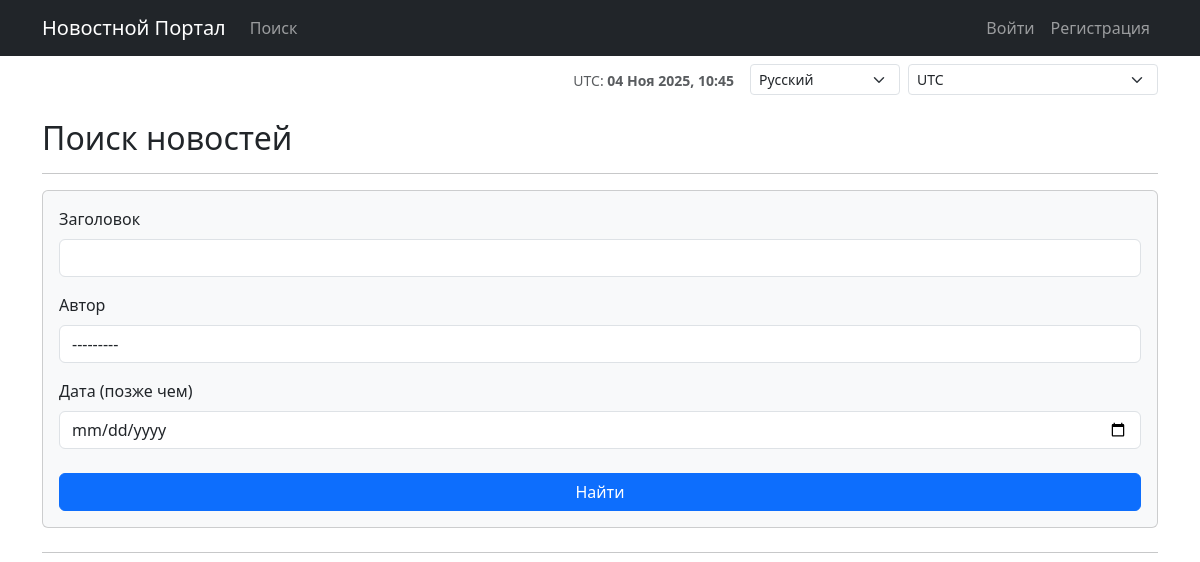
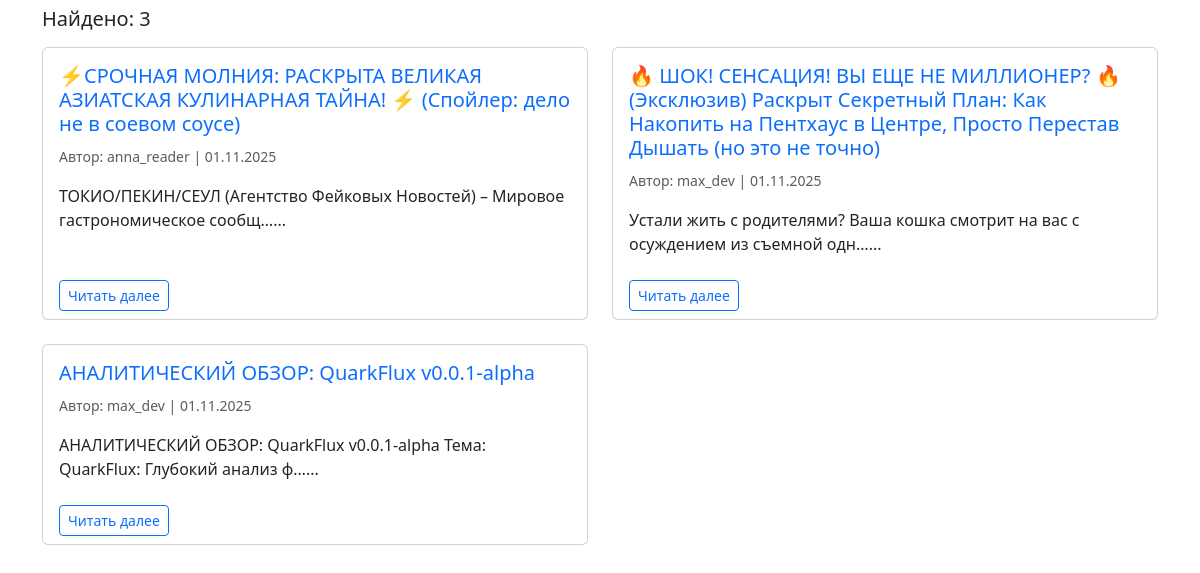
The page /news/search/ on the database as committed earlier (2 pictures, top to bottom).
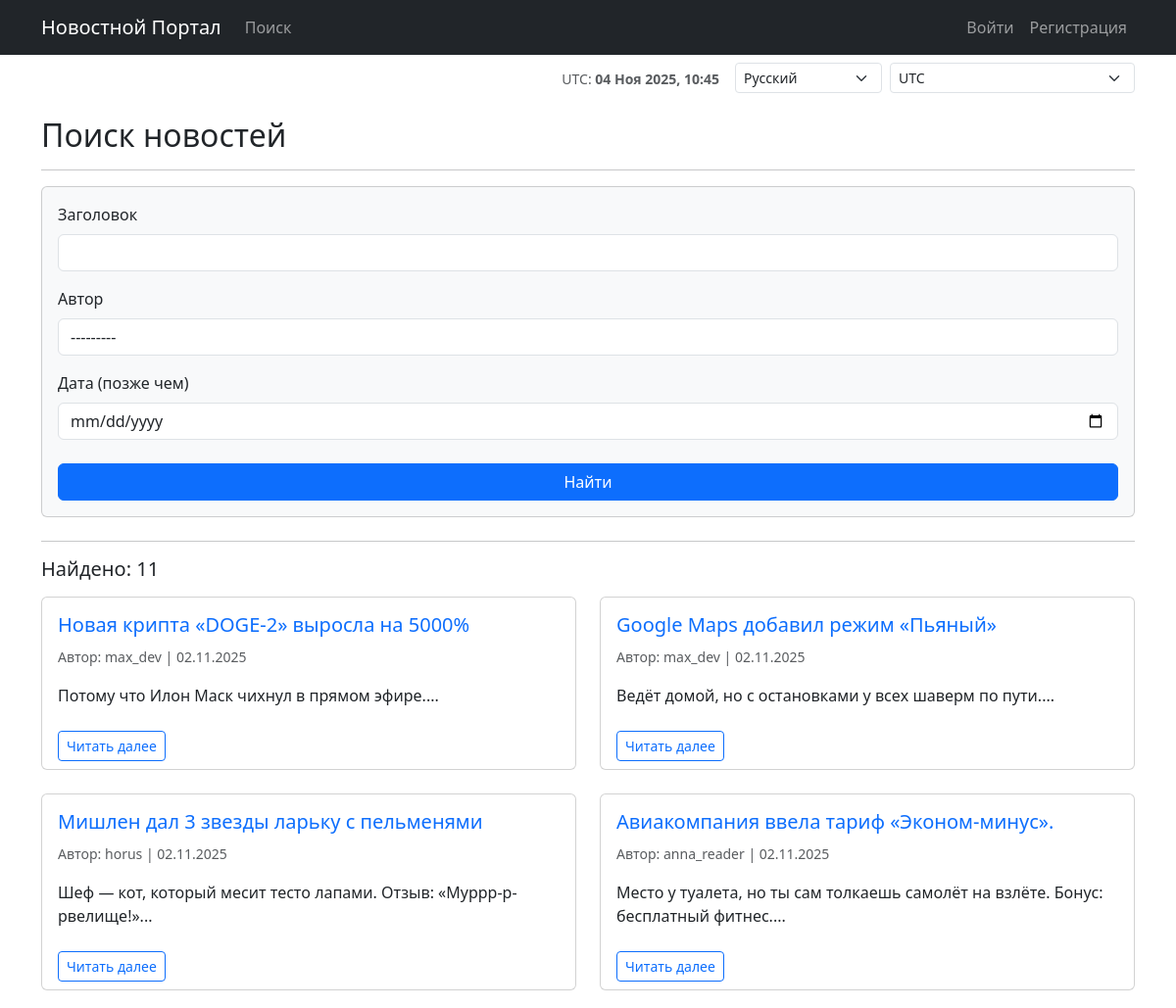
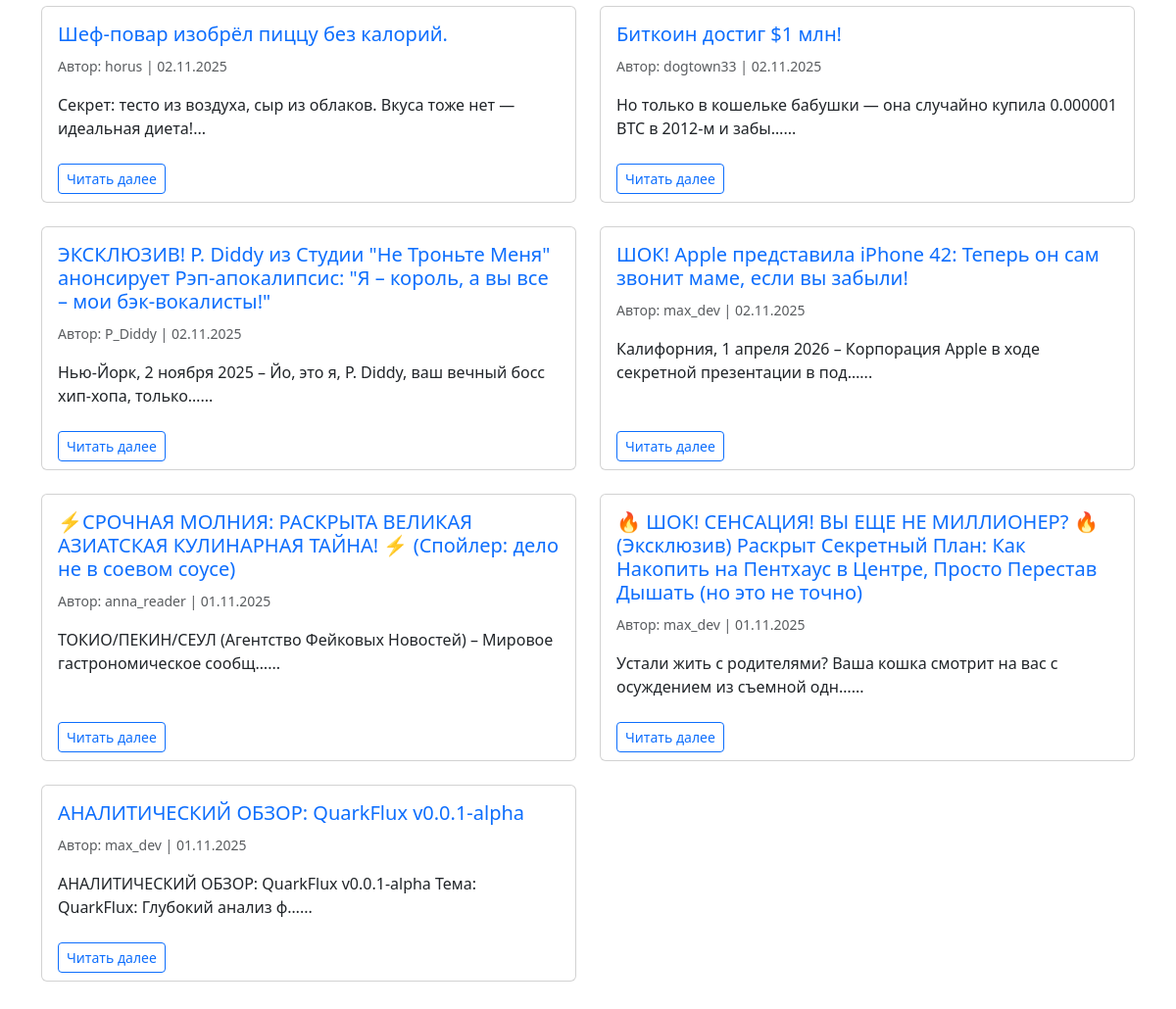
The same page on the database as committed later (2 pictures, top to bottom).
### news/models.py (models this page shows, shortened)
class Post(models.Model):
    ARTICLE = 'article'
    NEWS = 'news'
    POST_TYPES = [
        (ARTICLE, _('Article')),
        (NEWS, _('News')),
    ]
    author = models.ForeignKey(Author, on_delete=models.CASCADE, verbose_name=_('Author'))
    post_type = models.CharField(
        max_length=10,
        choices=POST_TYPES,
        default=ARTICLE,
        verbose_name=_('Post Type')
    )
    created_at = models.DateTimeField(auto_now_add=True, verbose_name=_('Created At'))
    categories = models.ManyToManyField(
        Category,
        through='PostCategory',
        verbose_name=_('Categories')
    )
    title = models.CharField(max_length=255, verbose_name=_('Title'))
    text = models.TextField(verbose_name=_('Text'))
    rating = models.IntegerField(default=0, verbose_name=_('Rating'))
    def get_absolute_url(self):
        return reverse('post_detail', args=[str(self.pk)])

class Author(models.Model):
    user = models.OneToOneField(User, on_delete=models.CASCADE, verbose_name=_('User'))
    rating = models.IntegerField(default=0, verbose_name=_('Rating'))
    def __str__(self):
        return self.user.username

### news/views.py (the view)
# urls.py: path('search/', PostSearch.as_view(), name='post_search'),
@method_decorator(cache_page(60), name='dispatch')
class PostSearch(ListView):
    model = Post
    ordering = ['-created_at']
    template_name = 'news/post_search.html'
    context_object_name = 'posts'
    def get_queryset(self):
        queryset = super().get_queryset()
        self.filterset = PostFilter(self.request.GET, queryset)
        return self.filterset.qs
    def get_context_data(self, **kwargs):
        context = super().get_context_data(**kwargs)
        context['filter'] = self.filterset
        return context

### news/context_processors.py (called while the page is built)
def timezones(request):
    return {
        'common_timezones': pytz.common_timezones,
        'current_time': timezone.now()
    }

### news/templatetags/custom_filters.py (called while the page is built)
@register.filter()
def censor(value):
    if not isinstance(value, str):
        raise TypeError(f"Фильтр 'censor' применяется только к строкам, а не к {type(value)}")
    pattern = r'\b(' + '|'.join(BAD_WORDS) + r')\b'
    def replace_match(match):
        word = match.group(0)
        return word[0] + '*' * (len(word) - 1)
    censored_value = re.sub(pattern, replace_match, value, flags=re.IGNORECASE)
    return censored_value

@register.filter(name='addclass')
def addclass(field, css_class):
    if hasattr(field, 'field') and hasattr(field.field, 'widget'):
        if field.field.widget.__class__.__name__ == 'HiddenInput':
            return field
        return field.as_widget(attrs={'class': css_class})
    return field

### templates/news/post_search.html (shortened to what this page needs)
{% extends "default.html" %}
{% load custom_filters i18n %}
{% block content %}
    <h2>{% trans "Поиск новостей" %}</h2>
    <hr>
    <form method="GET">
        <div class="card card-body bg-light mb-4">
            <div class="mb-3">
                <label for="{{ filter.form.title.id_for_label }}" class="form-label">
                    {% trans "Заголовок" %}
                </label>
                {{ filter.form.title|addclass:"form-control" }}
            </div>
            <div class="mb-3">
                <label for="{{ filter.form.author.id_for_label }}" class="form-label">
                    {% trans "Автор" %}
                </label>
                {{ filter.form.author|addclass:"form-control" }}
            </div>
            <div class="mb-3">
                <label for="{{ filter.form.created_after.id_for_label }}" class="form-label">
                    {% trans "Дата (позже чем)" %}
                </label>
                {{ filter.form.created_after|addclass:"form-control" }}
            </div>
            <button type="submit" class="btn btn-primary mt-2">{% trans "Найти" %}</button>
        </div>
    </form>
    <hr>
    {% if posts %}
        <h5 class="mb-3">{% trans "Найдено:" %} {{ posts|length }}</h5>
        <div class="row">
            {% for post in posts %}
            <div class="col-md-6 mb-4">
                <div class="card h-100">
                    <div class="card-body">
                        <h5 class="card-title">
                            <a href="{{ post.get_absolute_url }}" class="text-decoration-none">
                                {{ post.title|censor }}
                            </a>
                        </h5>
                        <small class="card-subtitle mb-2 text-muted">
                            {% trans "Автор:" %} {{ post.author.user.username }} | {{ post.created_at|date:"d.m.Y" }}
                        </small>
                        <p class="card-text mt-3">
                            {{ post.text|censor|striptags|truncatechars:80 }}...
                        </p>
                    </div>
                    <div class="card-footer bg-transparent border-top-0">
                        <a href="{{ post.get_absolute_url }}" class="btn btn-outline-primary btn-sm">
                            {% trans "Читать далее" %}
                        </a>
                    </div>
                </div>
            </div>
            {% endfor %}
        </div>
    {% else %}
        {% if filter.form.is_bound %}
            <p>{% trans "По вашему запросу ничего не найдено." %}</p>
        {% else %}
            <p>{% trans "Задайте критерии поиска, чтобы начать." %}</p>
        {% endif %}
    {% endif %}
{% endblock content %}

### templates/default.html (shortened to what this page needs)
{% load i18n cache tz %}
<!DOCTYPE html>
{% get_current_language as CURRENT_LANGUAGE %}
<html lang="{{ CURRENT_LANGUAGE|default:"ru" }}" {% if current_time.hour|add:0 >= 19 or current_time.hour|add:0 <= 7 %}data-bs-theme="dark"{% endif %}>
<head>
    <link href="https://cdn.jsdelivr.net/npm/bootstrap@5.3.3/dist/css/bootstrap.min.css"
          rel="stylesheet"
>
</head>
<body>
{% cache 3600 navbar user.username CURRENT_LANGUAGE %}
    <nav class="navbar navbar-expand-lg navbar-dark bg-dark">
        <div class="container">
            <a class="navbar-brand" href="{% url 'post_list' %}">{% trans "Новостной Портал" %}</a>
            <div class="collapse navbar-collapse" id="navbarContent">
                <ul class="navbar-nav me-auto">
                    <li class="nav-item">
                        <a class="nav-link" href="{% url 'post_search' %}">{% trans "Поиск" %}</a>
                    </li>
                </ul>
                <ul class="navbar-nav ms-auto">
                    {% if user.is_authenticated %}
                        <li class="nav-item dropdown">
                            <a class="nav-link dropdown-toggle" href="#" id="navbarUser" role="button" data-bs-toggle="dropdown" aria-expanded="false">
                                {% blocktrans %}Привет, {{ user.username }}!{% endblocktrans %}
                            </a>
                            <ul class="dropdown-menu" aria-labelledby="navbarUser">
                                <li><a class="dropdown-item" href="{% url 'become_author' %}">{% trans "Стать автором" %}</a></li>
                                <li><hr class="dropdown-divider"></li>
                                <li><a class="dropdown-item" href="{% url 'account_logout' %}">{% trans "Выйти" %}</a></li>
                            </ul>
                        </li>
                    {% else %}
                        <li class="nav-item">
                            <a class="nav-link" href="{% url 'account_login' %}">{% trans "Войти" %}</a>
                        </li>
                        <li class="nav-item">
                            <a class="nav-link" href="{% url 'account_signup' %}">{% trans "Регистрация" %}</a>
                        </li>
                    {% endif %}
                </ul>
            </div>
        </div>
    </nav>
{% endcache %}
<div class="container">
    <div class="d-flex justify-content-end align-items-center my-2">
        {% get_current_timezone as TIME_ZONE %}
        <div class="text-muted me-3">
            <small>{{ TIME_ZONE }}: <strong>{{ current_time|date:"d M Y, H:i" }}</strong></small>
        </div>
        {% get_available_languages as AVAILABLE_LANGUAGES %}
        <form action="{% url 'set_language' %}" method="POST" class="d-flex" style="width: 150px;">
            <select name="language" class="form-select form-select-sm" onchange="this.form.submit()">
                {% for lang_code, lang_name in AVAILABLE_LANGUAGES %}
                    <option value="{{ lang_code }}" {% if lang_code == CURRENT_LANGUAGE %}selected{% endif %}>
                        {{ lang_name }}
                    </option>
                {% endfor %}
            </select>
        </form>
        <form action="{% url 'set_timezone' %}" method="POST"
              class="d-flex ms-2" style="width: 250px;">
            <select name="timezone" class="form-select form-select-sm"
                    onchange="this.form.submit()">
                {% for tz in common_timezones %}
                <option value="{{ tz }}"
                        {% if tz == TIME_ZONE %} selected{% endif %}>
                    {{ tz }}
                </option>
                {% endfor %}
            </select>
        </form>
    </div>
</div>
    <div class="container my-4">
        {% block content %}{% endblock content %}
    </div>
</body>
</html>

Rows that differ between the two databases and show on the page:
added Post: title|censor "Новая крипта «DOGE-2» выросла на 5000%", author.user.username "max_dev", created_at "02.11.2025", text|censor "Потому что Илон Маск чихнул в прямом эфире."
added Post: title|censor "Google Maps добавил режим «Пьяный»", author.user.username "max_dev", created_at "02.11.2025", text|censor "Ведёт домой, но с остановками у всех шаверм по пути."
added Post: title|censor "Мишлен дал 3 звезды ларьку с пельменями", author.user.username "horus", created_at "02.11.2025", text|censor "Шеф — кот, который месит тесто лапами. Отзыв: «Муррр-р-рвелище!»"
added Post: title|censor "Авиакомпания ввела тариф «Эконом-минус».", author.user.username "anna_reader", created_at "02.11.2025", text|censor "Место у туалета, но ты сам толкаешь самолёт на взлёте. Бонус: бесплатный фитнес."
added Post: title|censor "Шеф-повар изобрёл пиццу без калорий.", author.user.username "horus", created_at "02.11.2025", text|censor "Секрет: тесто из воздуха, сыр из облаков. Вкуса тоже нет — идеальная диета!"
added Post: title|censor "Биткоин достиг $1 млн!", author.user.username "dogtown33", created_at "02.11.2025", text|censor "Но только в кошельке бабушки — она случайно купила 0.000001 BTC в 2012-м и забы…"
added Post: title|censor "ЭКСКЛЮЗИВ! P. Diddy из Студии \"Не Троньте Меня\" анонсирует Рэп-апокалипсис: \"Я – король, а вы все – мои бэк-вокалисты!\"", author.user.username "P_Diddy", created_at "02.11.2025", text|censor "Нью-Йорк, 2 ноября 2025 – Йо, это я, P. Diddy, ваш вечный босс хип-хопа, только…"
added Post: title|censor "ШОК! Apple представила iPhone 42: Теперь он сам звонит маме, если вы забыли!", author.user.username "max_dev", created_at "02.11.2025", text|censor "Калифорния, 1 апреля 2026 – Корпорация Apple в ходе секретной презентации в под…"
Other text that changed with them:
{{ posts|length }}: "3" → "11"
